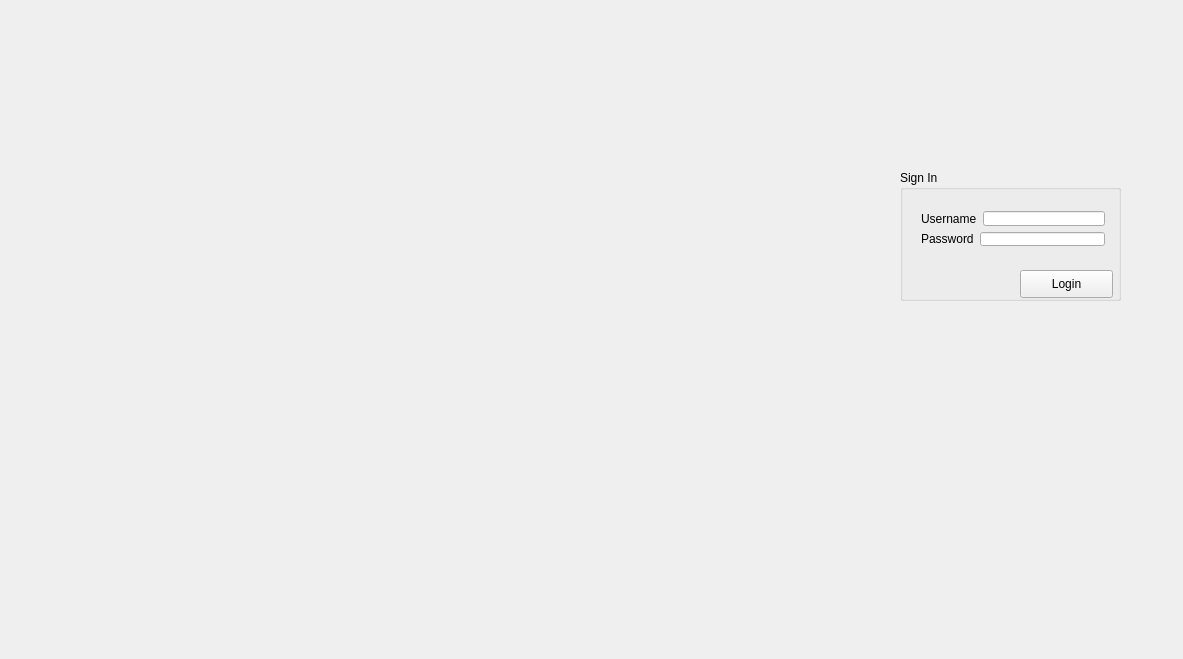
<?xml version="1.0" encoding="UTF-8"?>
<ui version="4.0">
 <class>MainWindow</class>
 <widget class="QMainWindow" name="MainWindow">
  <property name="geometry">
   <rect>
    <x>0</x>
    <y>0</y>
    <width>1183</width>
    <height>659</height>
   </rect>
  </property>
  <property name="windowTitle">
   <string>MainWindow</string>
  </property>
  <widget class="QWidget" name="centralWidget">
   <widget class="QGroupBox" name="groupBox">
    <property name="geometry">
     <rect>
      <x>900</x>
      <y>170</y>
      <width>221</width>
      <height>131</height>
     </rect>
    </property>
    <property name="title">
     <string>Sign In</string>
    </property>
    <widget class="QPushButton" name="pushButton">
     <property name="geometry">
      <rect>
       <x>120</x>
       <y>100</y>
       <width>93</width>
       <height>28</height>
      </rect>
     </property>
     <property name="text">
      <string>Login</string>
     </property>
    </widget>
    <widget class="QWidget" name="layoutWidget">
     <property name="geometry">
      <rect>
       <x>10</x>
       <y>30</y>
       <width>206</width>
       <height>57</height>
      </rect>
     </property>
     <layout class="QVBoxLayout" name="verticalLayout">
      <item>
       <layout class="QHBoxLayout" name="horizontalLayout">
        <item>
         <widget class="QLabel" name="label_UserName">
          <property name="text">
           <string>Username</string>
          </property>
         </widget>
        </item>
        <item>
         <widget class="QLineEdit" name="lineEdit_Username"/>
        </item>
       </layout>
      </item>
      <item>
       <layout class="QHBoxLayout" name="horizontalLayout_2">
        <item>
         <widget class="QLabel" name="label_2">
          <property name="text">
           <string>Password</string>
          </property>
         </widget>
        </item>
        <item>
         <widget class="QLineEdit" name="lineEdit_Password">
          <property name="enabled">
           <bool>true</bool>
          </property>
         </widget>
        </item>
       </layout>
      </item>
     </layout>
    </widget>
   </widget>
  </widget>
  <widget class="QMenuBar" name="menuBar">
   <property name="geometry">
    <rect>
     <x>0</x>
     <y>0</y>
     <width>1183</width>
     <height>26</height>
    </rect>
   </property>
  </widget>
 </widget>
 <layoutdefault spacing="6" margin="11"/>
 <resources/>
 <connections/>
</ui>
